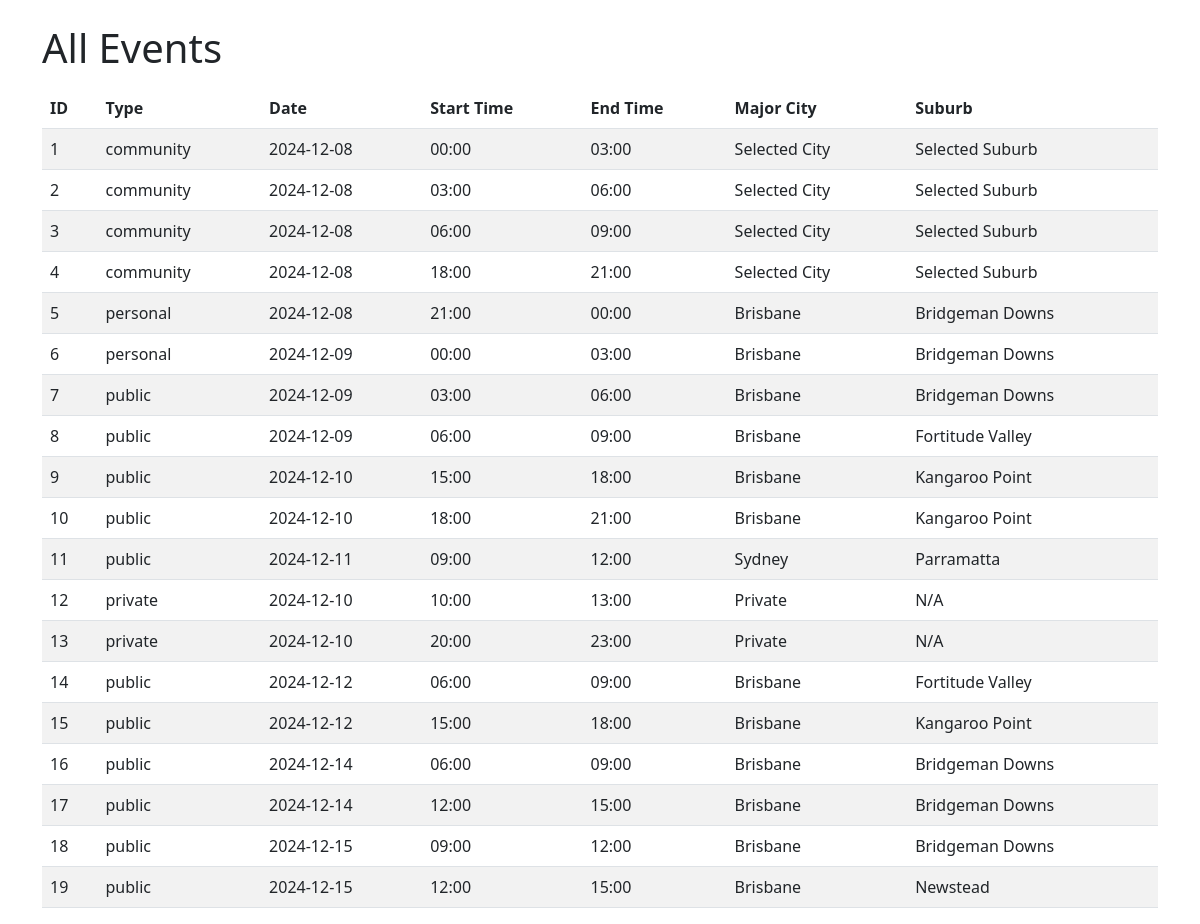
/all-events, run on an earlier commit of the app's database.
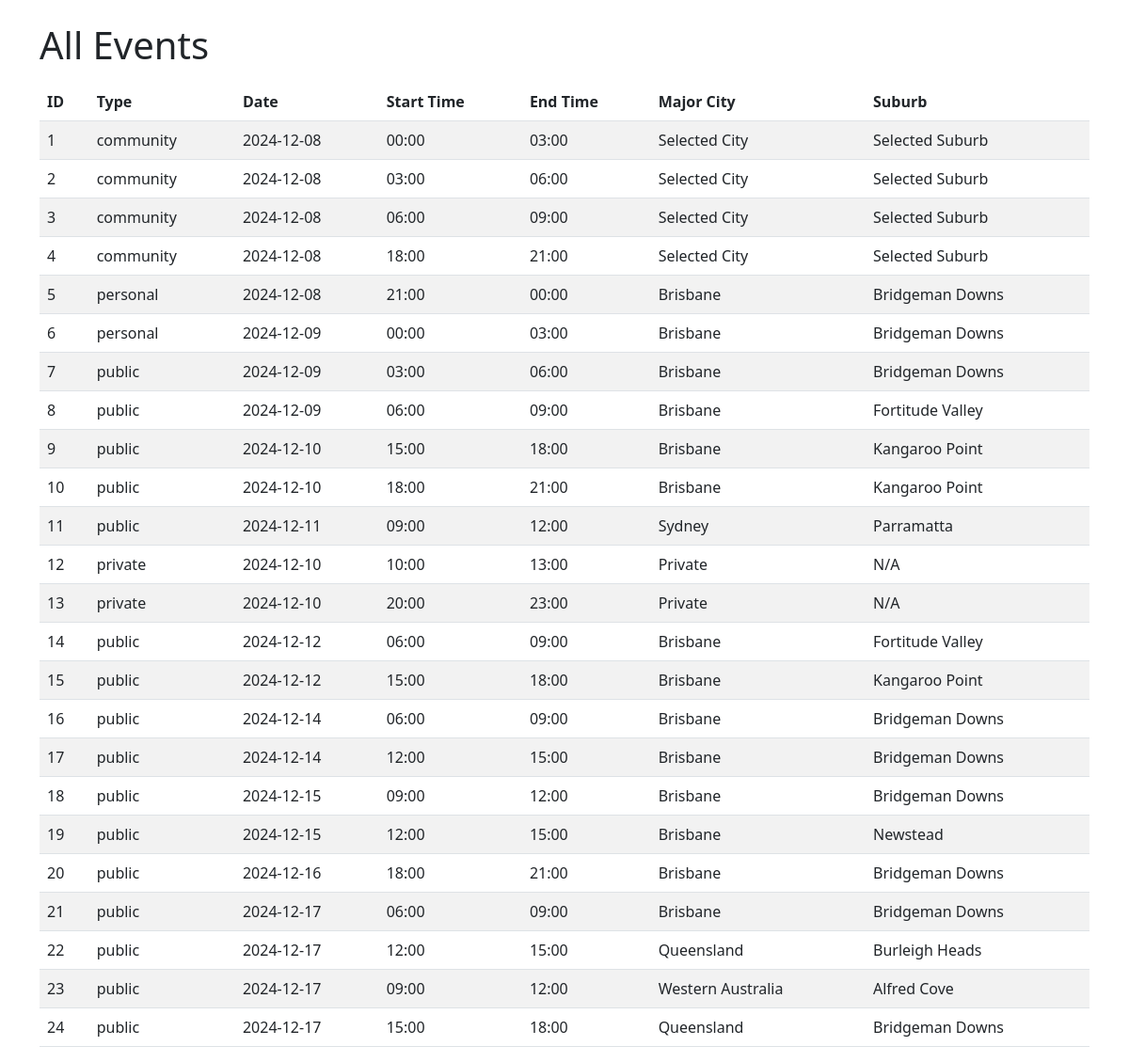
And on a later commit of the database.
### app/models.py (models this page shows, shortened)
class Event(db.Model):
    id = db.Column(db.Integer, primary_key=True)
    user_id = db.Column(db.Integer, db.ForeignKey('users.id'), nullable=True)  # Nullable for community events
    user = db.relationship('User', backref='events')
    major_city = db.Column(db.String(100), nullable=False)
    suburb = db.Column(db.String(100), nullable=False)
    event_type = db.Column(db.String(20), nullable=False, default='public')  # Default to public
    date = db.Column(db.Date, nullable=False)
    start_hour = db.Column(db.Integer, nullable=False)
    latitude = db.Column(db.Float, nullable=True)
    longitude = db.Column(db.Float, nullable=True)
    radius = db.Column(db.Float, default=1.0)

### app/routes.py (the view)
@main.route('/all-events', methods=['GET'])
def all_events():
    events = Event.query.all()  # Fetch all events from the database
    return render_template('all_events.html', events=events)

### app/templates/all_events.html (shortened to what this page needs)
<!DOCTYPE html>
<html lang="en">
<head>
    <link rel="stylesheet" href="https://cdn.jsdelivr.net/npm/bootstrap@5.3.0/dist/css/bootstrap.min.css">
</head>
<body>
    <div class="container mt-4">
        <h1 class="mb-3">All Events</h1>
        <table class="table table-striped">
            <thead>
                <tr>
                    <th>ID</th>
                    <th>Type</th>
                    <th>Date</th>
                    <th>Start Time</th>
                    <th>End Time</th>
                    <th>Major City</th>
                    <th>Suburb</th>
                </tr>
            </thead>
            <tbody>
                {% for event in events %}
                <tr>
                    <td>{{ event.id }}</td>
                    <td>{{ event.event_type }}</td>
                    <td>{{ event.date.strftime('%Y-%m-%d') }}</td>
                    <td>{{ '%02d:00' | format(event.start_hour) }}</td>
                    <td>{{ '%02d:00' | format((event.start_hour + 3) % 24) }}</td>
                    <td>{{ event.major_city }}</td>
                    <td>{{ event.suburb }}</td>
                </tr>
                {% endfor %}
            </tbody>
        </table>
    </div>
</body>
</html>

What changed in the data, as far as the page shows it:
added Event: id "20", event_type "public", date "2024-12-16", start_hour "18:00", (event.start_hour+3)%24 "21:00", major_city "Brisbane", suburb "Bridgeman Downs"
added Event: id "21", event_type "public", date "2024-12-17", start_hour "06:00", (event.start_hour+3)%24 "09:00", major_city "Brisbane", suburb "Bridgeman Downs"
added Event: id "22", event_type "public", date "2024-12-17", start_hour "12:00", (event.start_hour+3)%24 "15:00", major_city "Queensland", suburb "Burleigh Heads"
added Event: id "23", event_type "public", date "2024-12-17", start_hour "09:00", (event.start_hour+3)%24 "12:00", major_city "Western Australia", suburb "Alfred Cove"
added Event: id "24", event_type "public", date "2024-12-17", start_hour "15:00", (event.start_hour+3)%24 "18:00", major_city "Queensland", suburb "Bridgeman Downs"
